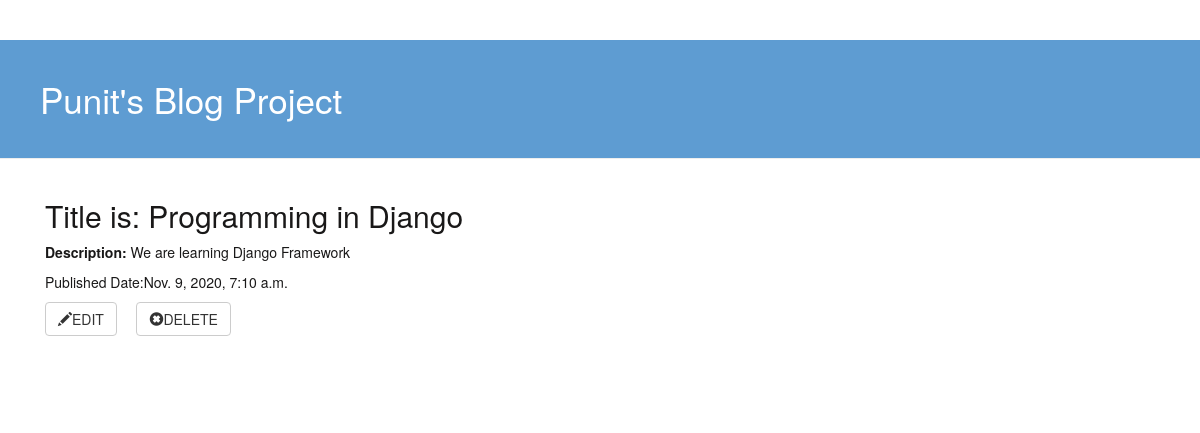
/post_detail/5/, run on the app's committed database.
### blog/models.py (models this page shows, shortened)
class BlogPost(models.Model):
    author = models.ForeignKey(settings.AUTH_USER_MODEL,on_delete=models.CASCADE)
    title = models.CharField(max_length=200)
    text = models.TextField()
    created_date = models.DateTimeField(default=timezone.now)
    published_date = models.DateTimeField(blank=True,null=True)

### blog/views.py (the view)
# urls.py: path('post_detail/<int:pk>/',views.post_detail,name='post_detail'),
def post_detail(request,pk):
    post = get_object_or_404(BlogPost,pk=pk)
    return render(request,'blog_pages/post_detail.html',{'post':post})

### blog/templates/blog_pages/post_detail.html (shortened to what this page needs)
{% extends 'blog_pages/base.html' %}
{% block content %}
    <div class="post">
                <div class="information">
                    <h2>Title is: {{ post.title }}</h2>
                    <p><b>Description: </b> {{ post.text }}</p>
                    <p>Published Date:{{ post.published_date }}</p>
                    <a class="btn btn-default" href="{% url 'post_edit' pk=post.pk %}"><span class="glyphicon glyphicon-pencil"></span>EDIT</a>
                    <a class="btn btn-default" href="{% url 'post_remove' pk=post.pk %}"><span class="glyphicon glyphicon-remove-sign"></span>DELETE</a>
                </div>
            </div>
{% endblock %}

### blog/static/css/blog.css (style rules this page uses)
h1,h2 { font-family: 'Raleway', sans-serif; }
.information { color:#191818; }
.post { margin-bottom:70px; }

### data on the page
BlogPost: title "Programming in Django", text "We are learning Django Framework", published_date "Nov. 9, 2020, 7:10 a.m."
